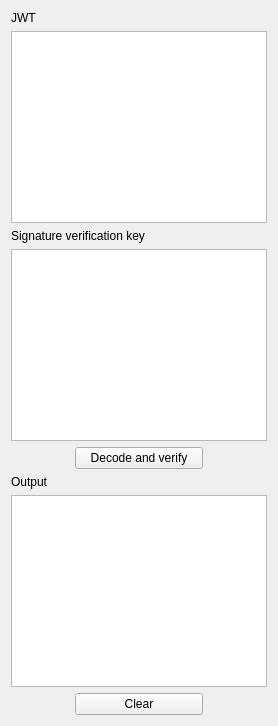
      <widget class="QWidget" name="tabDecode">
       <attribute name="title">
        <string>Decode / Verify</string>
       </attribute>
       <layout class="QVBoxLayout" name="verticalLayout_4">
        <item>
         <layout class="QVBoxLayout" name="verticalLayoutDecodeJwt">
          <item>
           <widget class="QLabel" name="labelDecodeJwt">
            <property name="text">
             <string>JWT</string>
            </property>
           </widget>
          </item>
          <item>
           <widget class="QTextEdit" name="textEditDecodeJwt"/>
          </item>
         </layout>
        </item>
        <item>
         <layout class="QVBoxLayout" name="verticalLayoutDecodeKey">
          <item>
           <widget class="QLabel" name="labelSignatureVerificationKey">
            <property name="text">
             <string>Signature verification key</string>
            </property>
           </widget>
          </item>
          <item>
           <widget class="QTextEdit" name="textEditSignatureVerificationKey"/>
          </item>
         </layout>
        </item>
        <item>
         <layout class="QHBoxLayout" name="horizontalLayoutDecodeButton">
          <item>
           <spacer name="horizontalSpacerDecodeButtonL">
            <property name="orientation">
             <enum>Qt::Horizontal</enum>
            </property>
            <property name="sizeHint" stdset="0">
             <size>
              <width>40</width>
              <height>20</height>
             </size>
            </property>
           </spacer>
          </item>
          <item>
           <widget class="QPushButton" name="pushButtonDecode">
            <property name="minimumSize">
             <size>
              <width>128</width>
              <height>0</height>
             </size>
            </property>
            <property name="maximumSize">
             <size>
              <width>128</width>
              <height>32</height>
             </size>
            </property>
            <property name="text">
             <string>Decode and verify</string>
            </property>
           </widget>
          </item>
          <item>
           <spacer name="horizontalSpacerDecodeButtonR">
            <property name="orientation">
             <enum>Qt::Horizontal</enum>
            </property>
            <property name="sizeHint" stdset="0">
             <size>
              <width>40</width>
              <height>20</height>
             </size>
            </property>
           </spacer>
          </item>
         </layout>
        </item>
        <item>
         <widget class="QLabel" name="labelDecodeOutput">
          <property name="text">
           <string>Output</string>
          </property>
         </widget>
        </item>
        <item>
         <widget class="QTextEdit" name="textEditDecodeOutput">
          <property name="undoRedoEnabled">
           <bool>false</bool>
          </property>
          <property name="readOnly">
           <bool>true</bool>
          </property>
         </widget>
        </item>
        <item>
         <layout class="QHBoxLayout" name="horizontalLayoutClearDecodeOutput">
          <item>
           <spacer name="horizontalSpacerClearDecodeOutputL">
            <property name="orientation">
             <enum>Qt::Horizontal</enum>
            </property>
            <property name="sizeHint" stdset="0">
             <size>
              <width>40</width>
              <height>20</height>
             </size>
            </property>
           </spacer>
          </item>
          <item>
           <widget class="QPushButton" name="pushButtonClearDecodeOutput">
            <property name="minimumSize">
             <size>
              <width>128</width>
              <height>0</height>
             </size>
            </property>
            <property name="maximumSize">
             <size>
              <width>128</width>
              <height>32</height>
             </size>
            </property>
            <property name="text">
             <string>Clear</string>
            </property>
           </widget>
          </item>
          <item>
           <spacer name="horizontalSpacerClearDecodeOutputR">
            <property name="orientation">
             <enum>Qt::Horizontal</enum>
            </property>
            <property name="sizeHint" stdset="0">
             <size>
              <width>40</width>
              <height>20</height>
             </size>
            </property>
           </spacer>
          </item>
         </layout>
        </item>
       </layout>
      </widget>
